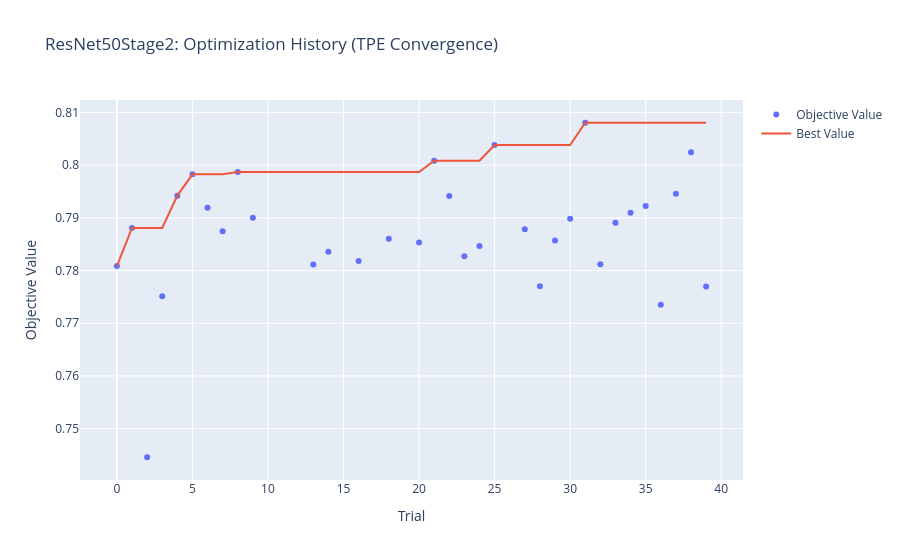

This figure's notebook cell:
### Markdown cell above
#### ResNet50Stage2 Visualizations

### Code cell
# Optimization history - shows TPE convergence
fig = plot_optimization_history(study_resnet)
fig.update_layout(title=f'{model_name}: Optimization History (TPE Convergence)')
fig.write_image(os.path.join(config.viz_dir, f'{model_name}_opt_history.png'), scale=2)
fig.show()

### Figure 1 — Plotly figure (JSON) as saved in the notebook; plotly's stock layout.template omitted (floating-point values rounded to 4 significant figures)
{"data": [{"mode": "markers", "name": "Objective Value", "type": "scatter", "x": [0, 1, 2, 3, 4, 5, 6, 7, 8, 9, 13, 14, 16, 18, 20, 21, 22, 23, 24, 25, 27, 28, 29, 30, 31, 32, 33, 34, 35, 36, 37, 38, 39], "y": [0.7809, 0.7881, 0.7446, 0.7751, 0.7942, 0.7983, 0.7919, 0.7874, 0.7987, 0.79, 0.7812, 0.7836, 0.7818, 0.7861, 0.7853, 0.8008, 0.7942, 0.7827, 0.7846, 0.8038, 0.7879, 0.777, 0.7857, 0.7899, 0.8081, 0.7812, 0.7891, 0.791, 0.7922, 0.7735, 0.7946, 0.8024, 0.777]}, {"mode": "lines", "name": "Best Value", "type": "scatter", "x": [0, 1, 2, 3, 4, 5, 6, 7, 8, 9, 10, 11, 12, 13, 14, 15, 16, 17, 18, 19, 20, 21, 22, 23, 24, 25, 26, 27, 28, 29, 30, 31, 32, 33, 34, 35, 36, 37, 38, 39], "y": [0.7809, 0.7881, 0.7881, 0.7881, 0.7942, 0.7983, 0.7983, 0.7983, 0.7987, 0.7987, 0.7987, 0.7987, 0.7987, 0.7987, 0.7987, 0.7987, 0.7987, 0.7987, 0.7987, 0.7987, 0.7987, 0.8008, 0.8008, 0.8008, 0.8008, 0.8038, 0.8038, 0.8038, 0.8038, 0.8038, 0.8038, 0.8081, 0.8081, 0.8081, 0.8081, 0.8081, 0.8081, 0.8081, 0.8081, 0.8081]}, {"marker": {"color": "#cccccc"}, "mode": "markers", "name": "Infeasible Trial", "showlegend": false, "type": "scatter", "x": [], "y": []}], "layout": {"title": {"text": "ResNet50Stage2: Optimization History (TPE Convergence)"}, "xaxis": {"title": {"text": "Trial"}}, "yaxis": {"title": {"text": "Objective Value"}}}}
